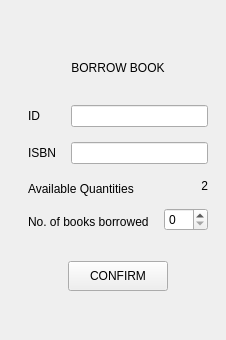
              <widget class="QWidget" name="page1">
               <layout class="QGridLayout" name="gridLayout_2">
                <property name="rightMargin">
                 <number>0</number>
                </property>
                <property name="bottomMargin">
                 <number>0</number>
                </property>
                <property name="spacing">
                 <number>0</number>
                </property>
                <item row="0" column="1">
                 <spacer name="verticalSpacer_8">
                  <property name="orientation">
                   <enum>Qt::Vertical</enum>
                  </property>
                  <property name="sizeHint" stdset="0">
                   <size>
                    <width>20</width>
                    <height>50</height>
                   </size>
                  </property>
                 </spacer>
                </item>
                <item row="1" column="0">
                 <spacer name="horizontalSpacer_16">
                  <property name="orientation">
                   <enum>Qt::Horizontal</enum>
                  </property>
                  <property name="sizeHint" stdset="0">
                   <size>
                    <width>17</width>
                    <height>20</height>
                   </size>
                  </property>
                 </spacer>
                </item>
                <item row="1" column="1">
                 <layout class="QVBoxLayout" name="verticalLayout_20">
                  <property name="spacing">
                   <number>30</number>
                  </property>
                  <item>
                   <widget class="QLabel" name="lblTitleBorrowBook_2">
                    <property name="text">
                     <string>BORROW BOOK</string>
                    </property>
                    <property name="alignment">
                     <set>Qt::AlignCenter</set>
                    </property>
                   </widget>
                  </item>
                  <item>
                   <layout class="QVBoxLayout" name="verticalLayout_19">
                    <property name="spacing">
                     <number>30</number>
                    </property>
                    <item>
                     <layout class="QVBoxLayout" name="verticalLayout_18">
                      <property name="spacing">
                       <number>15</number>
                      </property>
                      <item>
                       <layout class="QHBoxLayout" name="horizontalLayout_9">
                        <item>
                         <layout class="QVBoxLayout" name="verticalLayout_16">
                          <item>
                           <widget class="QLabel" name="lbl_ID_2">
                            <property name="text">
                             <string>ID</string>
                            </property>
                           </widget>
                          </item>
                          <item>
                           <widget class="QLabel" name="lbl_ISBN_2">
                            <property name="text">
                             <string>ISBN</string>
                            </property>
                           </widget>
                          </item>
                         </layout>
                        </item>
                        <item>
                         <layout class="QVBoxLayout" name="verticalLayout_17">
                          <item>
                           <widget class="QLineEdit" name="lineEdit_ID_2">
                            <property name="sizePolicy">
                             <sizepolicy hsizetype="Expanding" vsizetype="Fixed">
                              <horstretch>30</horstretch>
                              <verstretch>20</verstretch>
                             </sizepolicy>
                            </property>
                            <property name="minimumSize">
                             <size>
                              <width>30</width>
                              <height>20</height>
                             </size>
                            </property>
                           </widget>
                          </item>
                          <item>
                           <widget class="QLineEdit" name="lineEdit_ISBN_2"/>
                          </item>
                         </layout>
                        </item>
                       </layout>
                      </item>
                      <item>
                       <layout class="QHBoxLayout" name="horizontalLayout_7">
                        <item>
                         <layout class="QVBoxLayout" name="verticalLayout_14">
                          <item>
                           <widget class="QLabel" name="lbl_AvailableBooks">
                            <property name="text">
                             <string>Available Quantities</string>
                            </property>
                           </widget>
                          </item>
                          <item>
                           <widget class="QLabel" name="lbl_NumberBorrowed">
                            <property name="text">
                             <string>No. of books borrowed</string>
                            </property>
                           </widget>
                          </item>
                         </layout>
                        </item>
                        <item>
                         <layout class="QVBoxLayout" name="verticalLayout_15">
                          <item>
                           <widget class="QLabel" name="lbl_AvailableQuantities">
                            <property name="maximumSize">
                             <size>
                              <width>16777215</width>
                              <height>27</height>
                             </size>
                            </property>
                            <property name="text">
                             <string>2</string>
                            </property>
                            <property name="alignment">
                             <set>Qt::AlignRight|Qt::AlignTrailing|Qt::AlignVCenter</set>
                            </property>
                           </widget>
                          </item>
                          <item>
                           <widget class="QSpinBox" name="spinBoxNumberBorrowed"/>
                          </item>
                         </layout>
                        </item>
                       </layout>
                      </item>
                     </layout>
                    </item>
                    <item>
                     <layout class="QHBoxLayout" name="horizontalLayout_8">
                      <item>
                       <spacer name="horizontalSpacer_13">
                        <property name="orientation">
                         <enum>Qt::Horizontal</enum>
                        </property>
                        <property name="sizeHint" stdset="0">
                         <size>
                          <width>40</width>
                          <height>20</height>
                         </size>
                        </property>
                       </spacer>
                      </item>
                      <item>
                       <widget class="QPushButton" name="btnConfirmBorrowBook">
                        <property name="minimumSize">
                         <size>
                          <width>100</width>
                          <height>30</height>
                         </size>
                        </property>
                        <property name="maximumSize">
                         <size>
                          <width>100</width>
                          <height>30</height>
                         </size>
                        </property>
                        <property name="text">
                         <string>CONFIRM</string>
                        </property>
                       </widget>
                      </item>
                      <item>
                       <spacer name="horizontalSpacer_14">
                        <property name="orientation">
                         <enum>Qt::Horizontal</enum>
                        </property>
                        <property name="sizeHint" stdset="0">
                         <size>
                          <width>40</width>
                          <height>20</height>
                         </size>
                        </property>
                       </spacer>
                      </item>
                     </layout>
                    </item>
                   </layout>
                  </item>
                 </layout>
                </item>
                <item row="1" column="2">
                 <spacer name="horizontalSpacer_15">
                  <property name="orientation">
                   <enum>Qt::Horizontal</enum>
                  </property>
                  <property name="sizeHint" stdset="0">
                   <size>
                    <width>18</width>
                    <height>20</height>
                   </size>
                  </property>
                 </spacer>
                </item>
                <item row="2" column="1">
                 <spacer name="verticalSpacer_7">
                  <property name="orientation">
                   <enum>Qt::Vertical</enum>
                  </property>
                  <property name="sizeHint" stdset="0">
                   <size>
                    <width>20</width>
                    <height>49</height>
                   </size>
                  </property>
                 </spacer>
                </item>
               </layout>
              </widget>
